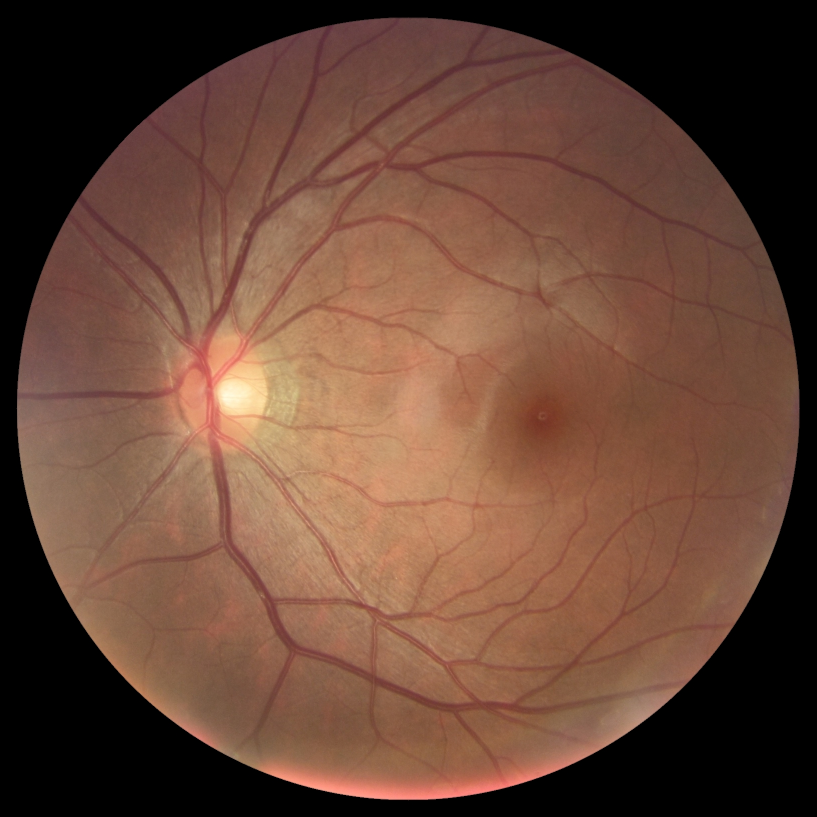
#> input picture experiment_interpolation/client_image/fundus_client4.jpg, 1634 x 1634 px, found by its file name (shown at 1/2 size)
$ python freq_space_interpolation_demo.py   (older library calls are emulated)
#> lines starting #> are read from the running program, lines starting #| are printed output that depends on the picture
import numpy as np
from PIL import Image
import scipy.misc
import matplotlib.pyplot as plt

import numpy as np
import SimpleITK as sitk
import os
import numpy as np
from glob import glob
import time
import shutil
from PIL import Image

def extract_amp_spectrum(trg_img):

    fft_trg_np = np.fft.fft2( trg_img, axes=(-2, -1) )
    amp_target, pha_trg = np.abs(fft_trg_np), np.angle(fft_trg_np)

    return amp_target

def amp_spectrum_swap( amp_local, amp_target, L=0.1 , ratio=0):

    a_local = np.fft.fftshift( amp_local, axes=(-2, -1) )
    a_trg = np.fft.fftshift( amp_target, axes=(-2, -1) )

    _, h, w = a_local.shape
    b = (  np.floor(np.amin((h,w))*L)  ).astype(int)
    c_h = np.floor(h/2.0).astype(int)
    c_w = np.floor(w/2.0).astype(int)

    h1 = c_h-b
    h2 = c_h+b+1
    w1 = c_w-b
    w2 = c_w+b+1

    a_local[:,h1:h2,w1:w2] = a_local[:,h1:h2,w1:w2] * ratio + a_trg[:,h1:h2,w1:w2] * (1- ratio)
    a_local = np.fft.ifftshift( a_local, axes=(-2, -1) )
    return a_local

def freq_space_interpolation( local_img, amp_target, L=0 , ratio=0):

    local_img_np = local_img

    # get fft of local sample
    fft_local_np = np.fft.fft2( local_img_np, axes=(-2, -1) )

    # extract amplitude and phase of local sample
    amp_local, pha_local = np.abs(fft_local_np), np.angle(fft_local_np)

    # swap the amplitude part of local image with target amplitude spectrum
    amp_local_ = amp_spectrum_swap( amp_local, amp_target, L=L , ratio=ratio)

    # get transformed image via inverse fft
    fft_local_ = amp_local_ * np.exp( 1j * pha_local )
    local_in_trg = np.fft.ifft2( fft_local_, axes=(-2, -1) )
    local_in_trg = np.real(local_in_trg)

    return local_in_trg

def draw_image(image):
    plt.imshow(image, cmap='gray')
    plt.subplots_adjust(top=1,bottom=0,left=0,right=1,hspace=0,wspace=0)

    plt.xticks([])
    plt.yticks([])

    return 0

def load_image( infilename ) :
    img = Image.open( infilename )
    img.load()
    data = np.asarray( img, dtype="int32" )
    return data

im_local = Image.open("demo_samples/fundus_client4.jpg")
#> im_local is the input picture: PIL image 1634x1634 RGB; mean R, G, B 103.4, 70.2, 54.8
im_trg_list = [Image.open("demo_samples/fundus_client1.png"),
         Image.open("demo_samples/fundus_client2.jpg"),
         Image.open("demo_samples/fundus_client3.jpg")]
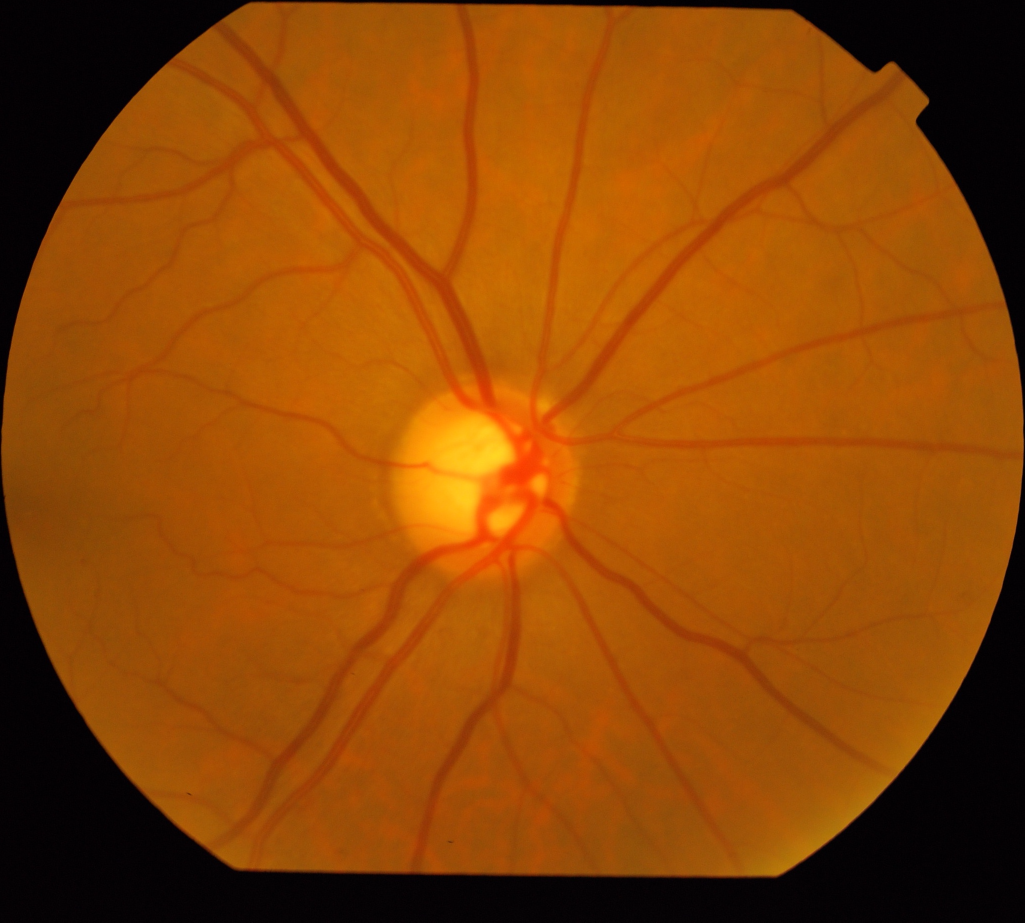
#> input picture experiment_interpolation/client_image/fundus_client1.png, 2050 x 1845 px, found by its file name (shown at 1/2 size)
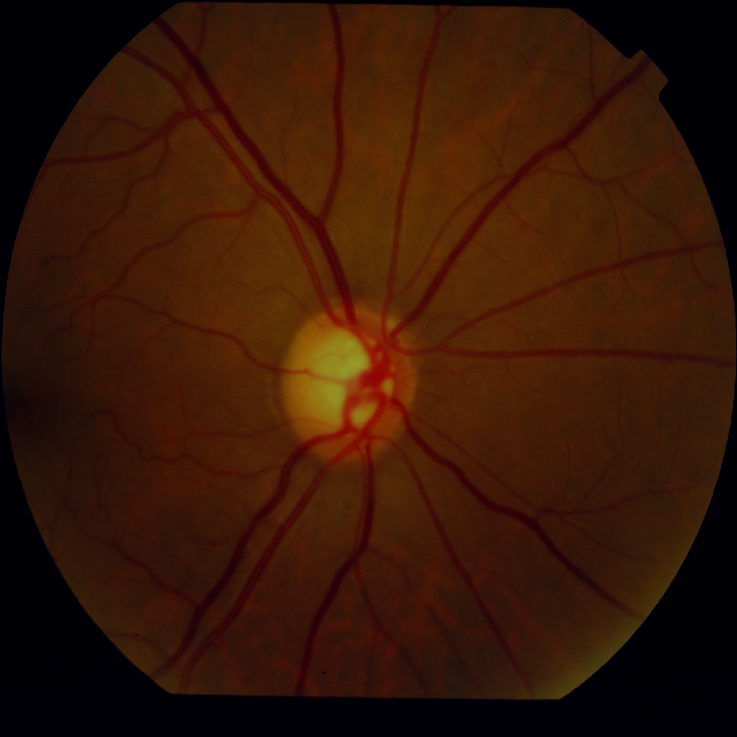
#> input picture experiment_interpolation/client_image/fundus_client2.jpg, 1474 x 1474 px, found by its file name (shown at 1/2 size)
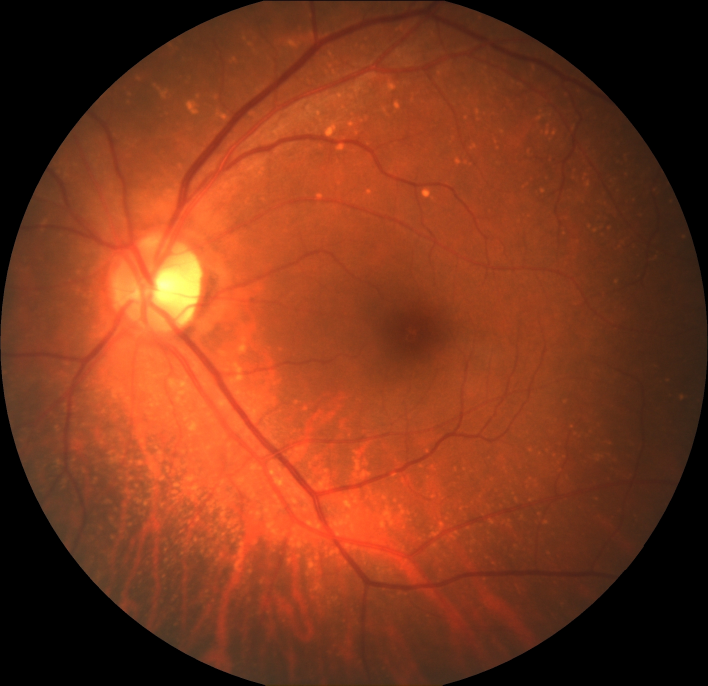
#> input picture experiment_interpolation/client_image/fundus_client3.jpg, 2124 x 2056 px, found by its file name (shown at 1/3 size)

im_local = im_local.resize( (384,384), Image.BICUBIC )
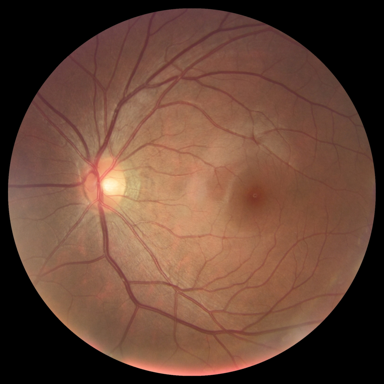
#> im_local: PIL image 384x384 RGB; mean R, G, B 103.4, 70.2, 54.8
im_local = np.asarray(im_local, np.float32)
#> im_local: shape (384, 384, 3) float32
im_local = im_local.transpose((2, 0, 1))

plt.figure(figsize=(18,3))

for client_idx,im_trg in enumerate(im_trg_list):
    im_trg = im_trg.resize( (384,384), Image.BICUBIC )
    im_trg = np.asarray(im_trg, np.float32)
    im_trg = im_trg.transpose((2, 0, 1))

    L = 0.003

    # visualize local data, target data, amplitude spectrum of target data
    plt.figure(figsize=(18,3))
    plt.subplot(1,8,1)
    draw_image((im_local / 255).transpose((1, 2, 0)))
    plt.xlabel("Local Image", fontsize=12)

    plt.subplot(1,8,2)
    draw_image((im_trg / 255).transpose((1, 2, 0)))
    plt.xlabel("Target Image (Client {})".format(client_idx), fontsize=12)

    # amplitude spectrum of target data
    print(im_trg.shape)
    amp_target = extract_amp_spectrum(im_trg)
    amp_target_shift = np.fft.fftshift( amp_target, axes=(-2, -1) )

    plt.subplot(1,8,3)
    draw_image(np.clip((np.log(amp_target_shift)/ np.max(np.log(amp_target_shift))).transpose((1, 2, 0)), 0, 1))
    plt.xlabel("Target Amp (Client {})".format(client_idx), fontsize=12)

    # continuous frequency space interpolation
    for idx, i in enumerate([0.2, 0.4, 0.6, 0.8, 1.0]):
        plt.subplot(1,8,idx+4)
        local_in_trg = freq_space_interpolation(im_local, amp_target, L=L, ratio=1-i)
        local_in_trg = local_in_trg.transpose((1,2,0))
        draw_image((np.clip(local_in_trg / 255, 0, 1)))
        plt.xlabel("Interpolation Rate: {}".format(i), fontsize=12)
    # plt.show()
    plt.savefig(f"{client_idx}.png")
#> this loop made 3 passes
#| (3, 384, 384)
#| (3, 384, 384)
#| (3, 384, 384)
#> pass 1, `im_trg = im_trg.resize( (384,384), Image.BICUBIC )`:
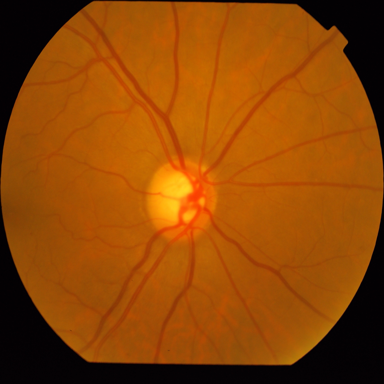
#> im_trg: PIL image 384x384 RGB; mean R, G, B 141.8, 70.1, 4.5
#> pass 1, `plt.savefig(f"{client_idx}.png")`:
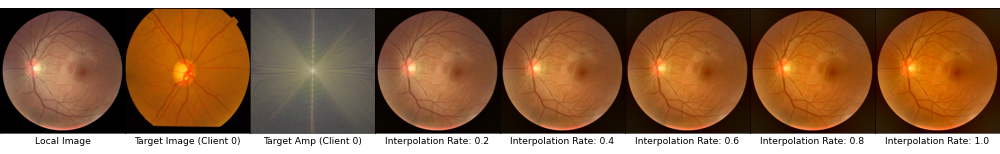
#> figure drawn by matplotlib, 8 panels
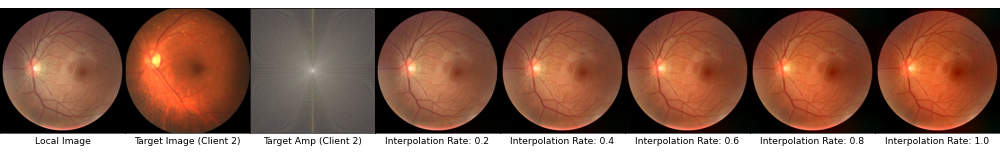
#> figure drawn by matplotlib, 8 panels
